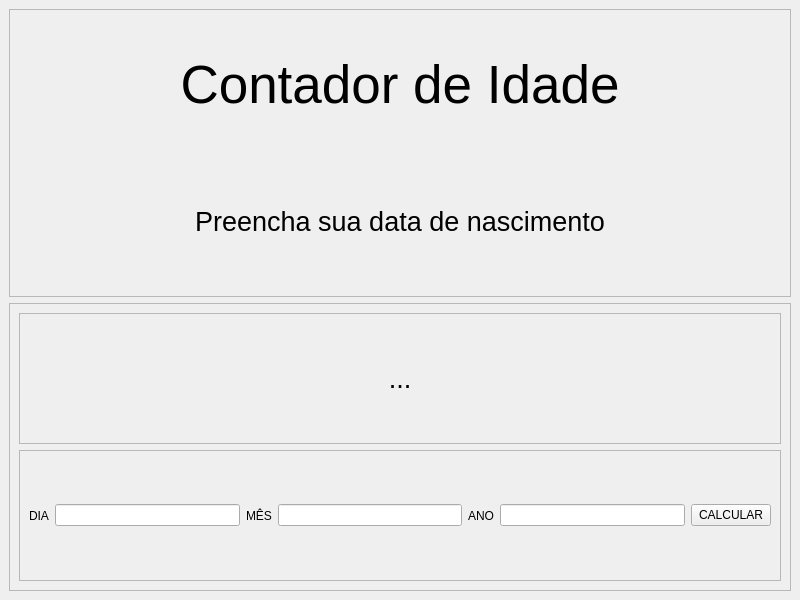
<?xml version="1.0" encoding="UTF-8"?>
<ui version="4.0">
 <class>MainWindow</class>
 <widget class="QMainWindow" name="MainWindow">
  <property name="geometry">
   <rect>
    <x>0</x>
    <y>0</y>
    <width>800</width>
    <height>600</height>
   </rect>
  </property>
  <property name="windowTitle">
   <string>MainWindow</string>
  </property>
  <widget class="QWidget" name="centralwidget">
   <layout class="QVBoxLayout" name="verticalLayout">
    <item>
     <widget class="QFrame" name="frameTitle">
      <property name="maximumSize">
       <size>
        <width>16777215</width>
        <height>16777215</height>
       </size>
      </property>
      <property name="frameShape">
       <enum>QFrame::Shape::StyledPanel</enum>
      </property>
      <property name="frameShadow">
       <enum>QFrame::Shadow::Raised</enum>
      </property>
      <layout class="QVBoxLayout" name="verticalLayout_2">
       <item>
        <widget class="QLabel" name="label">
         <property name="font">
          <font>
           <pointsize>40</pointsize>
          </font>
         </property>
         <property name="text">
          <string>Contador de Idade</string>
         </property>
         <property name="alignment">
          <set>Qt::AlignmentFlag::AlignCenter</set>
         </property>
        </widget>
       </item>
       <item>
        <widget class="QLabel" name="label_2">
         <property name="font">
          <font>
           <pointsize>20</pointsize>
          </font>
         </property>
         <property name="text">
          <string>Preencha sua data de nascimento</string>
         </property>
         <property name="alignment">
          <set>Qt::AlignmentFlag::AlignCenter</set>
         </property>
        </widget>
       </item>
      </layout>
     </widget>
    </item>
    <item>
     <widget class="QFrame" name="frameData">
      <property name="frameShape">
       <enum>QFrame::Shape::StyledPanel</enum>
      </property>
      <property name="frameShadow">
       <enum>QFrame::Shadow::Raised</enum>
      </property>
      <layout class="QVBoxLayout" name="verticalLayout_3">
       <item>
        <widget class="QFrame" name="frameResult">
         <property name="frameShape">
          <enum>QFrame::Shape::StyledPanel</enum>
         </property>
         <property name="frameShadow">
          <enum>QFrame::Shadow::Raised</enum>
         </property>
         <layout class="QVBoxLayout" name="verticalLayout_4">
          <item>
           <widget class="QLabel" name="labelResult">
            <property name="font">
             <font>
              <pointsize>20</pointsize>
             </font>
            </property>
            <property name="text">
             <string>...</string>
            </property>
            <property name="alignment">
             <set>Qt::AlignmentFlag::AlignCenter</set>
            </property>
           </widget>
          </item>
         </layout>
        </widget>
       </item>
       <item>
        <widget class="QFrame" name="frameInput">
         <property name="frameShape">
          <enum>QFrame::Shape::StyledPanel</enum>
         </property>
         <property name="frameShadow">
          <enum>QFrame::Shadow::Raised</enum>
         </property>
         <layout class="QHBoxLayout" name="horizontalLayout">
          <item>
           <widget class="QLabel" name="label_4">
            <property name="text">
             <string>DIA</string>
            </property>
           </widget>
          </item>
          <item>
           <widget class="QLineEdit" name="day"/>
          </item>
          <item>
           <widget class="QLabel" name="label_5">
            <property name="text">
             <string>MÊS</string>
            </property>
           </widget>
          </item>
          <item>
           <widget class="QLineEdit" name="month"/>
          </item>
          <item>
           <widget class="QLabel" name="label_6">
            <property name="text">
             <string>ANO</string>
            </property>
           </widget>
          </item>
          <item>
           <widget class="QLineEdit" name="year"/>
          </item>
          <item>
           <widget class="QPushButton" name="btnCalc">
            <property name="text">
             <string>CALCULAR</string>
            </property>
           </widget>
          </item>
         </layout>
        </widget>
       </item>
      </layout>
     </widget>
    </item>
   </layout>
  </widget>
 </widget>
 <resources/>
 <connections/>
</ui>
